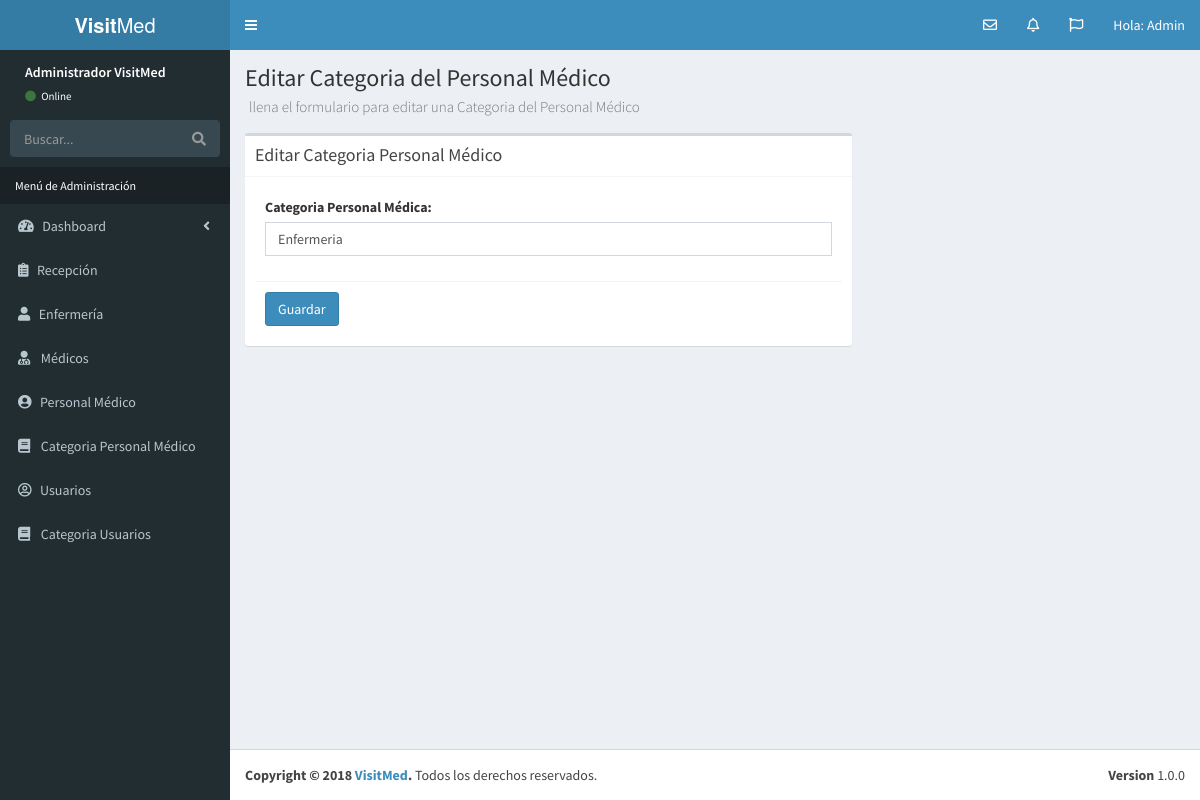
Page /editar_categoria_medica.php?id=1 (signed in) on the earlier database version.
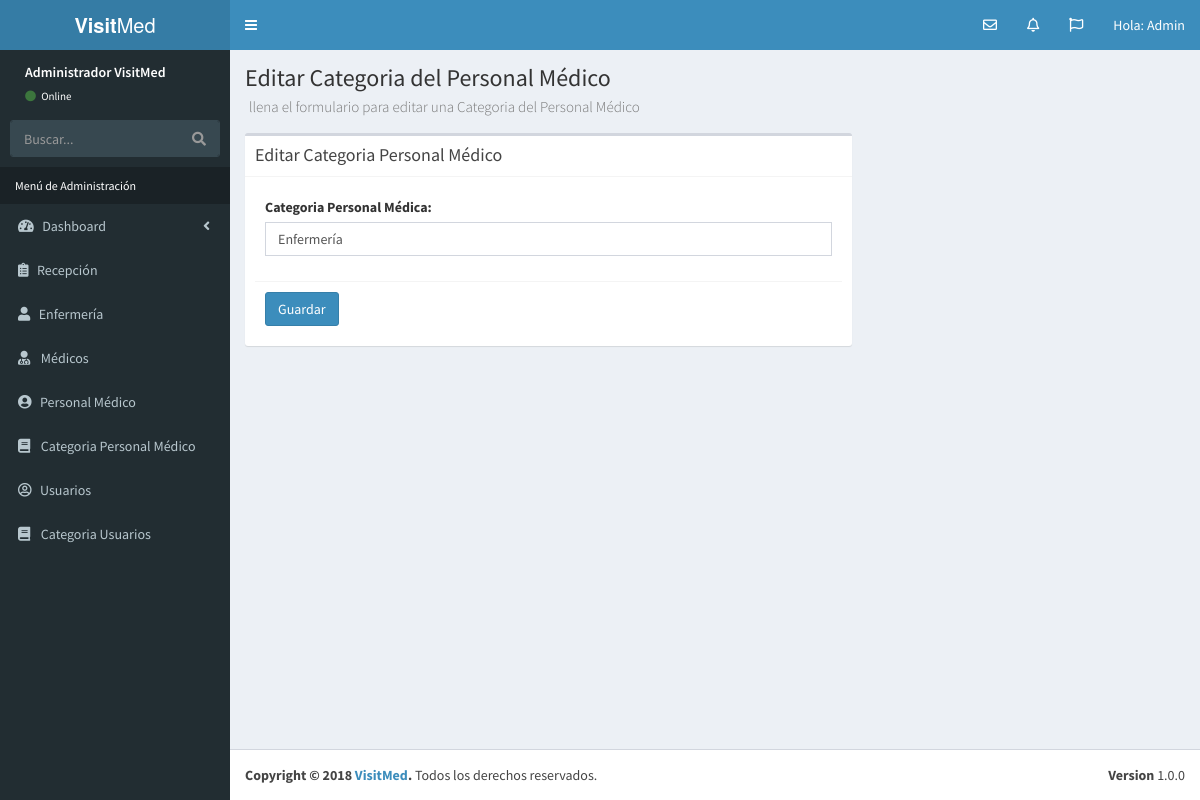
Same page on the later database version.
### tables this page shows
CREATE TABLE `categoria_personal_medico` (
  `id_categoria_personal_medico` tinyint(10) NOT NULL,
  `cat_personal_medico` varchar(50) NOT NULL,
  `editado` datetime NOT NULL
);

### editar_categoria_medica.php (the view, shortened to what this page needs)
<?php
      $id = $_GET['id'];
      if(!filter_var($id, FILTER_VALIDATE_INT)):
      die("Error");
      else:
      include_once 'funciones/funciones.php';
      include_once 'templates/header.php';
      include_once 'templates/barra.php';
      include_once 'templates/navegacion.php';
?>
  <div class="content-wrapper">
    <section class="content-header">
      <h1>
        Editar Categoria del Personal Médico <br>
        <small>llena el formulario para editar una Categoria del Personal Médico</small>
      </h1>
    </section>
    <div class="row">
      <div class="col-md-8">
        <section class="content">
          <div class="box">
            <div class="box-header with-border">
              <h3 class="box-title">Editar Categoria Personal Médico</h3>
            </div>
            <div class="box-body">
                <?php
                    $sql = "SELECT * FROM categoria_personal_medico WHERE  id_categoria_personal_medico = $id";
                    $resultado = $conn->query($sql);
                    $categoria_medica = $resultado->fetch_assoc();
                ?>
                <form role="form" name="guardar-registro" id="guardar-registro" method="post" action="modelo_categoria_medica.php">
                      <div class="box-body">
                            <div class="form-group">
                                <label for="nombre_categoria_medica">Categoria Personal Médica:</label>
                                <input type="text" class="form-control" id="nombre_categoria_medica" name="nombre_categoria_medica" placeholder="Categoria Personal Médico" value="<?php echo $categoria_medica['cat_personal_medico']; ?>">
                            </div>
                      </div>
                      <div class="box-footer">
                          <button type="submit" class="btn btn-primary" id="crear_registro_categoria_medica">Guardar</button>
                      </div>
                </form>
            </div>
          </div>
        </section>
      </div>
    </div>
  </div>
  <?php
        include_once 'templates/footer.php';
        endif;
  ?>

Differences in the rows shown:
changed categoria_personal_medico: nombre_categoria_medica "Enfermeria" → "Enfermería"
